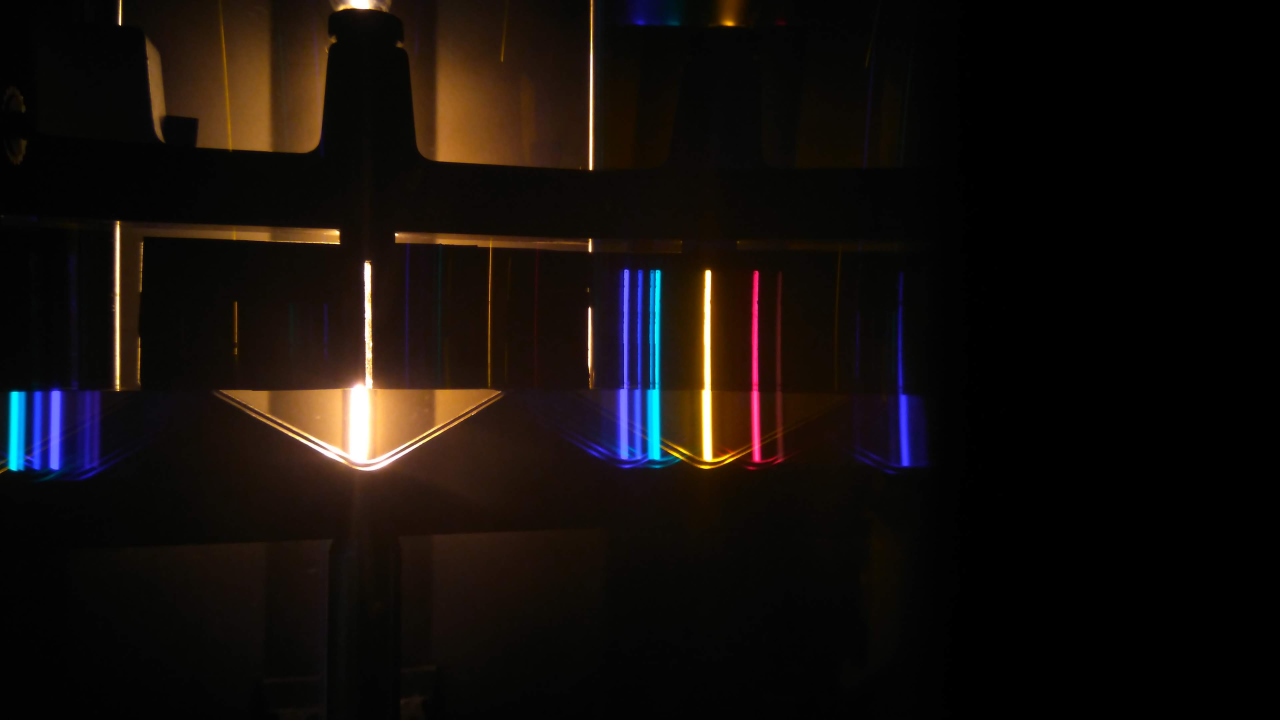
#> input picture Activity 9/nokia_calib.jpg, 3840 x 2160 px (shown at 1/3 size)
$ jupyter execute --allow-errors 'Spectral Sensitivity.ipynb'
#> lines starting #> are read from the running program, lines starting #| are printed output that depends on the picture
[cell 1]
import numpy as np
import matplotlib.pyplot as plt
from scipy.signal import savgol_filter
import cv2

[cell 2]
cal_nokia = plt.imread("nokia_calib.jpg")
#> cal_nokia is the input picture: shape (2160, 3840, 3); mean R, G, B 20.5, 14.6, 11.8
white_nokia = plt.imread("nokia_white.jpg")
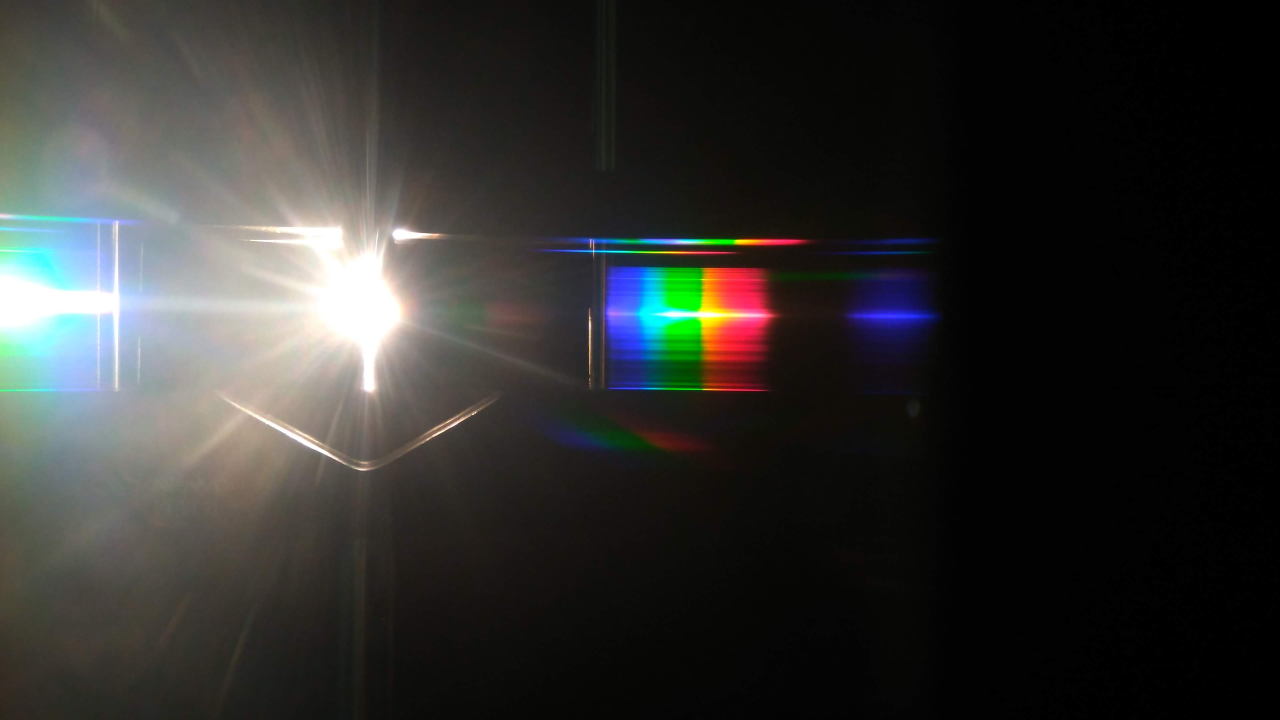
#> input picture Activity 9/nokia_white.jpg, 3840 x 2160 px (shown at 1/3 size)
#> white_nokia is the input picture: shape (2160, 3840, 3); mean R, G, B 49.2, 49.4, 47.5

[cell 3]
"NOKIA"
#at y = 1000
pixel_nokia = [2269, 2121, 1972, 1955, 1919, 1876]
wav_nokia = [667.8, 584.33, 501.57, 471.31, 447.14, 338.86]

[cell 4]
"RasPi"
# pixel_raspi = [168,120,98]
# wav_raspi = [584.33, 471.31, 447.14]
pixel_raspi = [2060, 1758.5,1726.5,1567.5, 1358.5]
wav_raspi = [584.33, 501.57, 471.31, 447.14, 338.86]

[cell 5]
"SAMSUNG"
#at y = 1400
pixel_sam =[1640, 2002, 2391, 2435, 2535]#, 2648]
wav_sam = [667.8, 584.33, 501.57, 471.31, 447.14]#, 338.86]

[cell 6]
# [4 lines of commented-out code are left out]

sam_cal = plt.imread("samsung_calib.jpg")
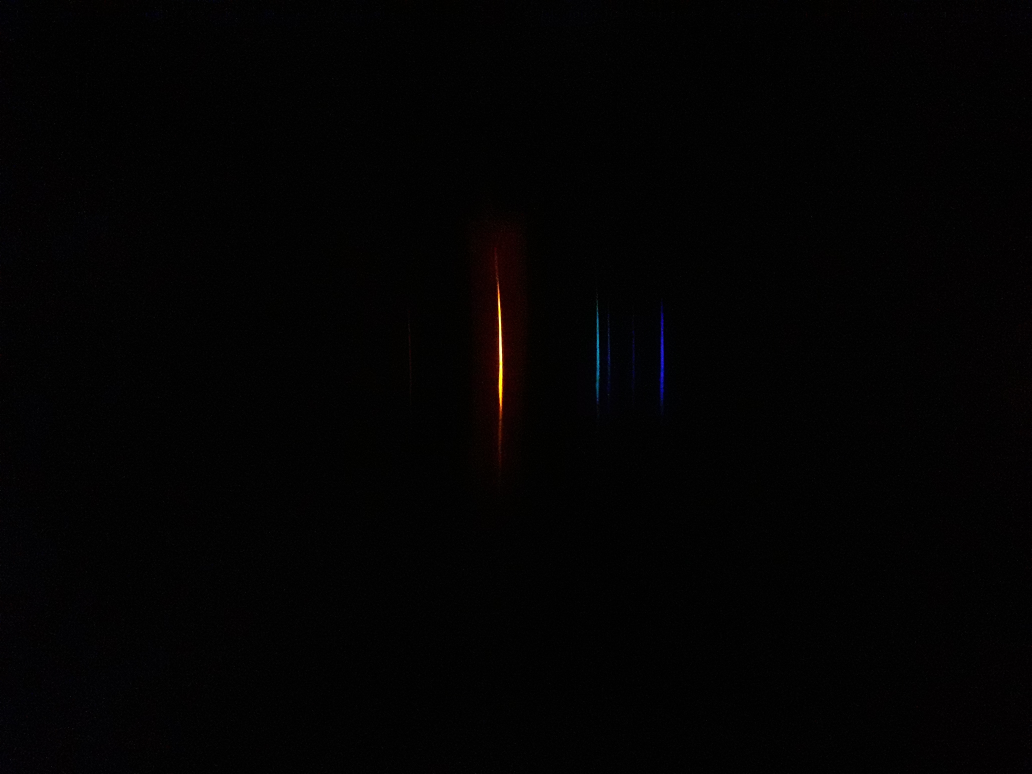
#> input picture Activity 9/samsung_calib.jpg, 4128 x 3096 px (shown at 1/4 size)
#> sam_cal is the input picture: shape (3096, 4128, 3); mean R, G, B 3, 2.5, 2.6
sam_inc = plt.imread("samsung_incandescent.jpg")
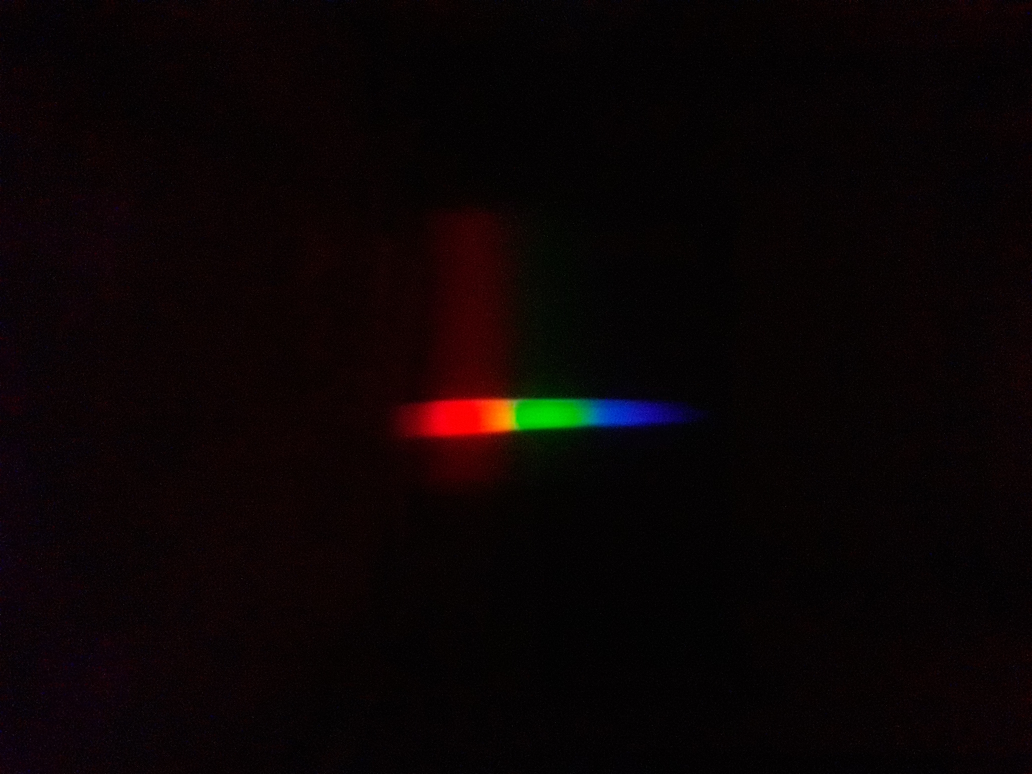
#> input picture Activity 9/samsung_incandescent.jpg, 4128 x 3096 px (shown at 1/4 size)
#> sam_inc is the input picture: shape (3096, 4128, 3); mean R, G, B 10.5, 3.9, 4.4
sam_led1 = plt.imread("samsung_led1.jpg")
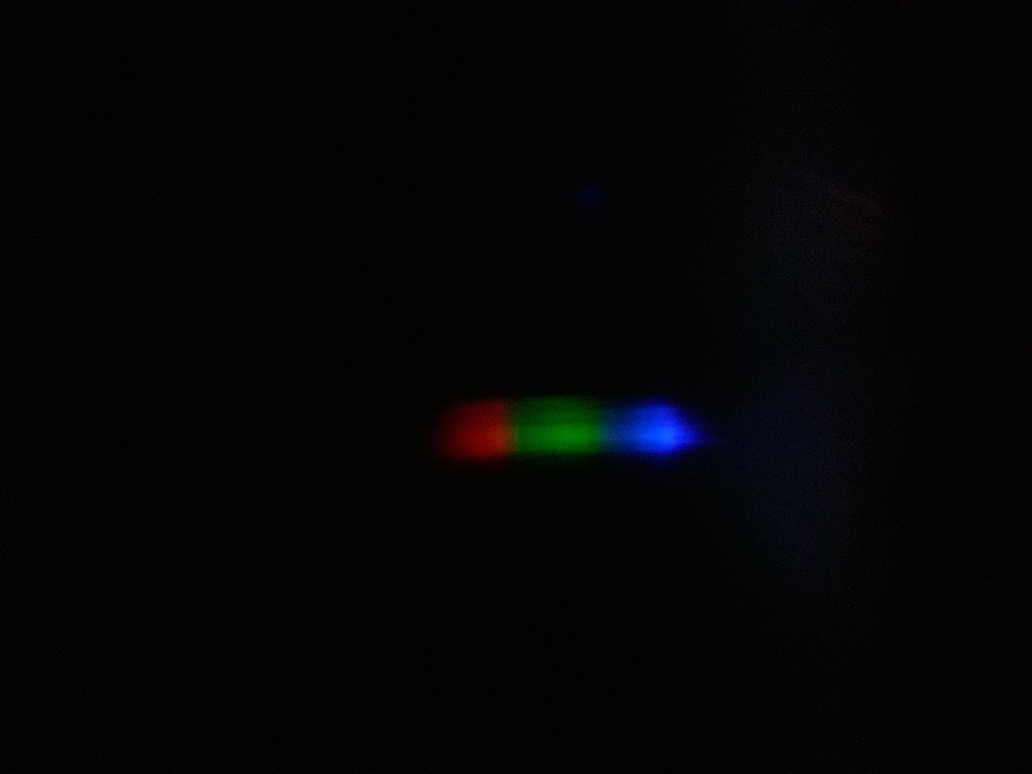
#> input picture Activity 9/samsung_led1.jpg, 4128 x 3096 px (shown at 1/4 size)
#> sam_led1 is the input picture: shape (3096, 4128, 3); mean R, G, B 3.2, 3.4, 4.1
sam_led2 = plt.imread("samsung_led2.jpg")
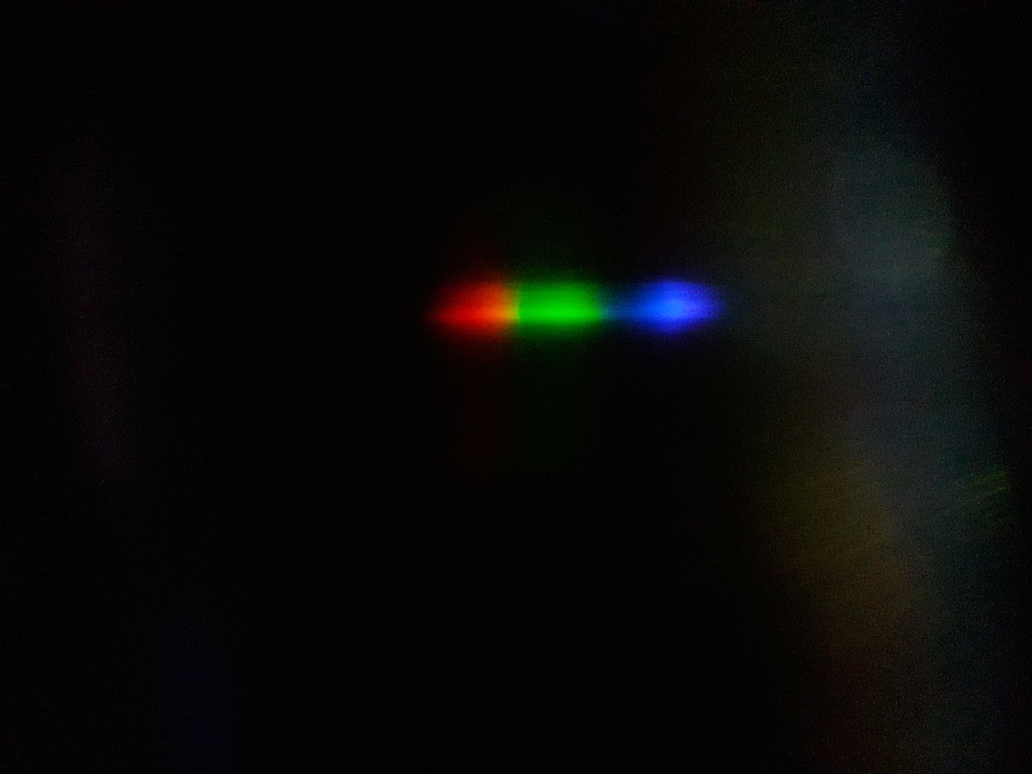
#> input picture Activity 9/samsung_led2.jpg, 4128 x 3096 px (shown at 1/4 size)
#> sam_led2 is the input picture: shape (3096, 4128, 3); mean R, G, B 8.4, 8.9, 7.5

# RasPi_cal = plt.imread("Helium_rawpy.png")
# RasPi_inc = plt.imread("Incan_rawpy.png")

#> (the rest of this cell did not finish here and is left out)

[cell 7]
# plt.figure(dpi = 150)
# plt.imshow(RasPi_cal)

[cell 8]
# line_cal = RasPi_cal_gray[1350,1700:1800]
# plt.figure(dpi=100)
# plt.plot(line_cal, 'k')

#> (a cell that did not finish here is left out)

[cell 10]
def wav_to_pix(fit, wav_i, wav_f):
    x_i = (wav_i - fit[0])/fit[1]
    x_f = (wav_f - fit[0])/fit[1]
    return int(x_i), int(x_f)

plt.rcParams['axes.titlesize'] = 15
plt.rcParams.update({'font.size': 15})

def Spectral_Sensitivity(pixel, wav, y, yy, cal, image, savgol, source):
#> called with y = 1620, yy = 8, savgol = 41, source = 'incandescent'
    z1 = np.polyfit(pixel, wav, 1)
    p1 = np.poly1d(z1)

    wav_i, wav_f = 350, 750
    x_i, x_f = wav_to_pix(p1, wav_i, wav_f)
    wavelength = np.linspace(wav_i, wav_f, np.abs(x_f-x_i))

    plt.figure(figsize=[15,4], facecolor = 'w')
    plt.subplot(1,2,1)
    plt.title("Calibration Image")
    plt.imshow(cal)
    plt.subplot(1,2,2)
    plt.title("Calibration Curve")
    plt.plot(pixel, wav, 'ro')
    plt.plot(pixel,p1(pixel),'k--')
    plt.ylabel("Wavelength, nm")
    plt.xlabel("Horizontal Pixel Location")
    plt.annotate('y='+ str(p1), (x_i,550))
    plt.grid()
    plt.show()


    if p1[1] < 0:
        ROI = image[y-20:y+20,x_f:x_i]
        linescan = ROI[yy,:]/255
#> linescan = 1650 rows, first 8: [0.0667, 0.0118, 0.0118], [0.0392, 0, 0], [0.0549, 0.00784, 0.00784], [0.051, 0.00392, 0.00392], [0.0588, 0.0118, 0.0118], [0.0431, 0, 0], [0.0784, 0.0314, 0.0314], [0.0863, 0.0392, 0.0392]
        r,g,b = np.flip(linescan[:,0]),np.flip(linescan[:,1]),np.flip(linescan[:,2])
#> r = 1650 values, max 1 at index 1028, min 0 at index 125, mean 0.221; g = 1650 values, max 0.725 at index 788, min 0 at index 1, mean 0.17; b = 1650 values, max 0.62 at index 533, min 0 at index 0, mean 0.126
        #r,g,b = r/r.max(), g/g.max(), b/b.max

    else:
        ROI = image[y-20:y+20,x_i:x_f]
        linescan = ROI[yy,:]/255
        r,g,b = linescan[:,0],linescan[:,1],linescan[:,2]
        #r,g,b = r/r.max(), g/g.max(), b/b.max()


    plt.figure(figsize=[15,4], facecolor = 'w')
    plt.subplot(1,2,1)
    plt.title("Diffracted Light Source (" + str(source) + ")")
    plt.imshow(image)
    plt.subplot(1,2,2)
    plt.title("ROI")
    plt.imshow(ROI)
    plt.axhline(yy, color = "k", marker = '.', lw = 5, alpha = 0.8)
    plt.axhline(yy, color = "y", marker = '.', lw = 3, alpha = 0.9)
    plt.show()

    plt.figure(figsize=[15,6], facecolor = 'w')
    plt.subplot(1,2,1)
    plt.title("Intensity Profile")
    plt.plot(wavelength, r, 'r')
    plt.plot(wavelength, g, 'g')
    plt.plot(wavelength, b, 'b')
    plt.xlabel("Wavelength")
    plt.legend(["Red","Green", "Blue"])
    plt.grid()

    r = savgol_filter(r,savgol,2)
#> r = 1650 values, max 0.975 at index 1023, min -0.00263 at index 150, mean 0.221
    g = savgol_filter(g,savgol,2)
#> g = 1650 values, max 0.7 at index 781, min -0.00263 at index 150, mean 0.17
    b = savgol_filter(b,savgol,2)
#> b = 1650 values, max 0.579 at index 523, min -0.00263 at index 150, mean 0.126

    plt.subplot(1,2,2)
    plt.title("Smoothened Spectral Sensitivity")
    plt.plot(wavelength, r, 'r')
    plt.plot(wavelength, g, 'g')
    plt.plot(wavelength, b, 'b')
    plt.legend(["Red","Green", "Blue"])
    plt.xlabel("Wavelength")
    plt.grid()
    plt.show()
#> figure, not shown here; panel 1: curve peaks at x = 599.4, y = 1; panel 1: curve peaks at x = 541.1, y = 0.725; panel 1: curve peaks at x = 479.3, y = 0.62; panel 2: curve peaks at x = 598.2, y = 0.975

#> (a cell that did not finish here is left out)

[cell 12]
# Spectral_Sensitivity(pixel_nokia, wav_nokia, 820, 10, cal_nokia, white_nokia, savgol = 31)

[cell 13]
Spectral_Sensitivity(pixel_sam, wav_sam, 1620, 8, sam_cal, sam_inc, 41, "incandescent")

#> (a cell that did not finish here is left out)

#> (a cell that did not finish here is left out)

[cell 16]
plt.figure(figsize=[10,7], facecolor = 'w')
plt.rcParams['axes.titlesize'] = 10
plt.rcParams.update({'font.size': 15})
#> (the rest of this cell did not finish here and is left out)

#> (a cell that did not finish here is left out)

[cell 18]
z1 = np.polyfit(pixel_sam, wav_sam, 1)
#> z1 = [-0.242, 1067.7]
p1 = np.poly1d(z1)

wav_i, wav_f = 350, 750
x_i, x_f = wav_to_pix(p1, wav_i, wav_f)
#> x_i = 2961; x_f = 1311
wavelength = np.linspace(wav_i, wav_f, np.abs(x_f-x_i))
#> wavelength = 1650 values from 350 to 750

[cell 19]
image = sam_led1
savgol = 51
y = 1675
yy = 10
if p1[1] < 0:
        ROI = image[y-50:y+50,x_f:x_i]
        linescan = ROI[yy,:]
#> linescan = 1650 rows, first 8: [0, 0, 0], [4, 4, 4], [3, 3, 3], [7, 7, 7], [4, 4, 4], [3, 3, 3], [7, 7, 7], [5, 5, 5]
        r,g,b = np.flip(linescan[:,0]),np.flip(linescan[:,1]),np.flip(linescan[:,2])
#> r = 1650 values, max 83 at index 982, min 0 at index 2, mean 11.57; g = 1650 values, max 66 at index 652, min 0 at index 2, mean 15.31; b = 1650 values, max 204 at index 293, min 0 at index 596, mean 24.56

else:
    ROI = image[y-50:y+50,x_i:x_f]
    linescan = ROI[yy,:]
    r,g,b = linescan[:,0],linescan[:,1],linescan[:,2]

#> (the rest of this cell did not finish here and is left out)

[cell 20]
plt.figure(figsize=[20,7], facecolor = 'w')
plt.rcParams['axes.titlesize'] = 20
plt.rcParams.update({'font.size': 15})
plt.subplot(1,2,1)
plt.title("Intensity Profile")
plt.plot(wavelength, r, 'r')
plt.plot(wavelength, g, 'g')
plt.plot(wavelength, b, 'b')
plt.legend(["Red","Green", "Blue"])
plt.grid()
plt.subplot(1,2,2)
plt.title("Smoothened Spectral Sensitivity")
plt.plot(wavelength, savgol_filter(r,savgol,2), 'r')
plt.plot(wavelength, savgol_filter(g,savgol,2), 'g')
plt.plot(wavelength, savgol_filter(b,savgol,2), 'b')
plt.legend(["Red","Green", "Blue"])
plt.grid()
plt.show()
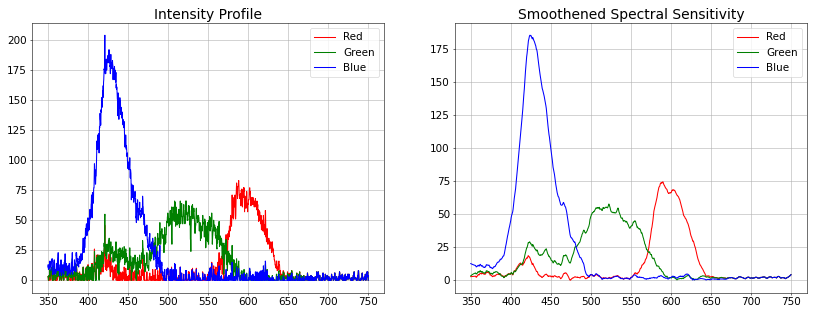
#> figure drawn by matplotlib, 2 panels; panel 1: curve peaks at x = 588.2, y = 83; panel 1: curve peaks at x = 508.2, y = 66; panel 1: curve peaks at x = 421.1, y = 204; panel 2: curve peaks at x = 589.9, y = 74.27
